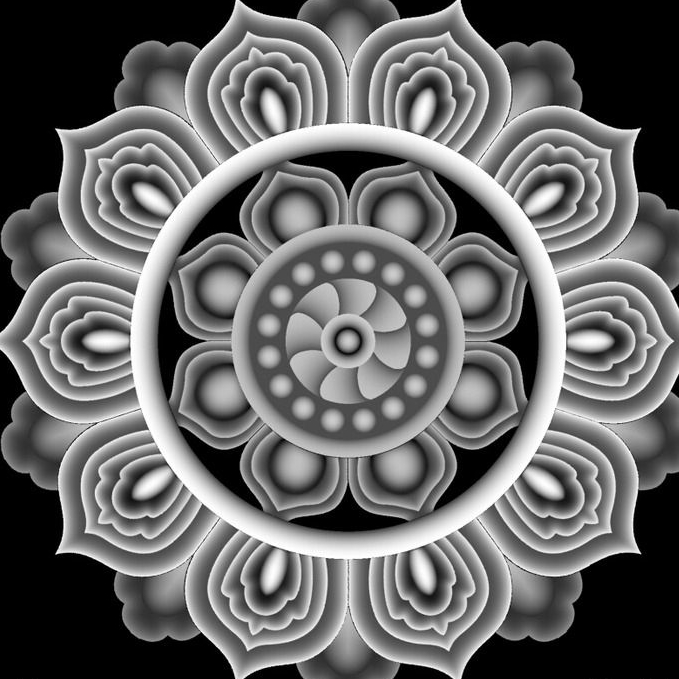
%> input picture 07-digital-image-processing/chapter1/test.jpg, 679 x 679 px
$ octave temp_comp.m   (GNU Octave 9; MATLAB toolbox functions it lacks are replaced by stand-ins)
%> lines starting %> are read from the running program, lines starting %| are printed output that depends on the picture
clear all;close all;clc;

%% 准备工作
imraw = imread('test.jpg');             % 读取图片文件
%> imraw is the input picture: size 679x679x3 uint8; min 0, max 255, mean 103
imraw = mat2gray(imraw);                % 转为灰度图
%> imraw: size 679x679x3 double
imraw = imraw(:,:,1);                   % 第三维度为1
%> imraw: size 679x679 double
figure(1);imshow(imraw);                % 展示原始图片

%% 设计模板(average)
num = [1,2,5,10,20,50];
figure;
for i = 1:length(num)
    r = num(i);                                % 模板大小
    template = fspecial('average',[2*r+1,2*r+1]);       % 生成平均平滑模板
 	img1 = imfilter(imraw,template,'replicate');          % 运算时的边界处理
    subplot(3,4,2*i-1);imshow(img1);
    subplot(3,4,2*i);imshow(imraw-img1);
end
%> this loop made 6 passes
%> pass 1, `imshow(imraw-img1)`:
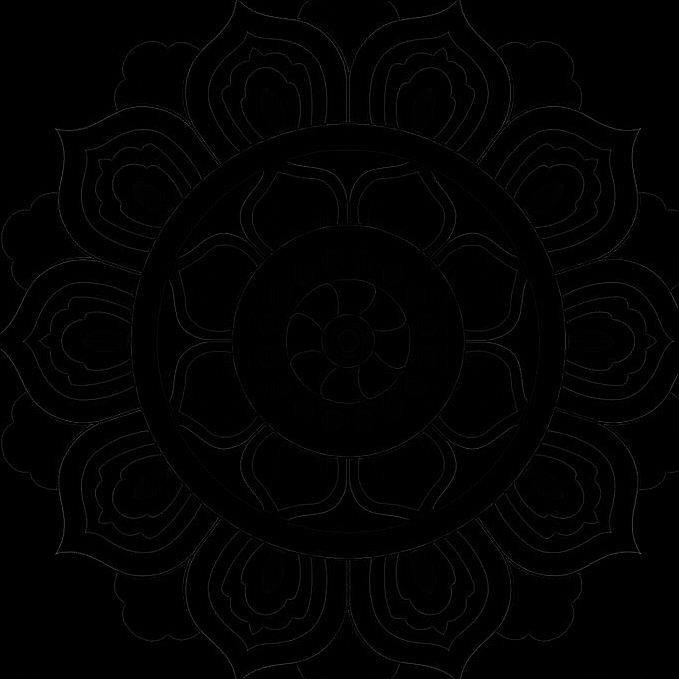
%> displayed picture: size 679x679, on the screen's scale of 0 to 255; min 0, max 105, mean 2
%> pass 2, `img1 = imfilter(imraw,template,'replicate');`:
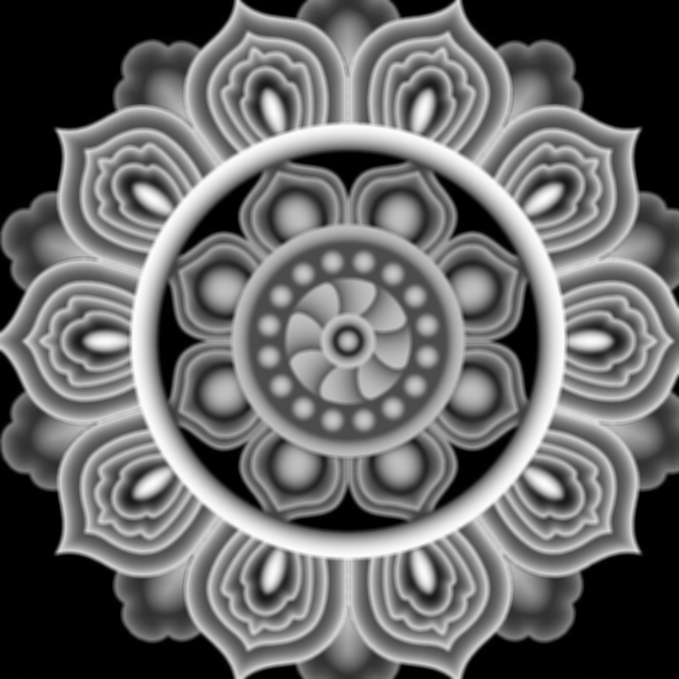
%> img1: size 679x679 double; min 0, max 0.99, mean 0.404
%> after the loop:
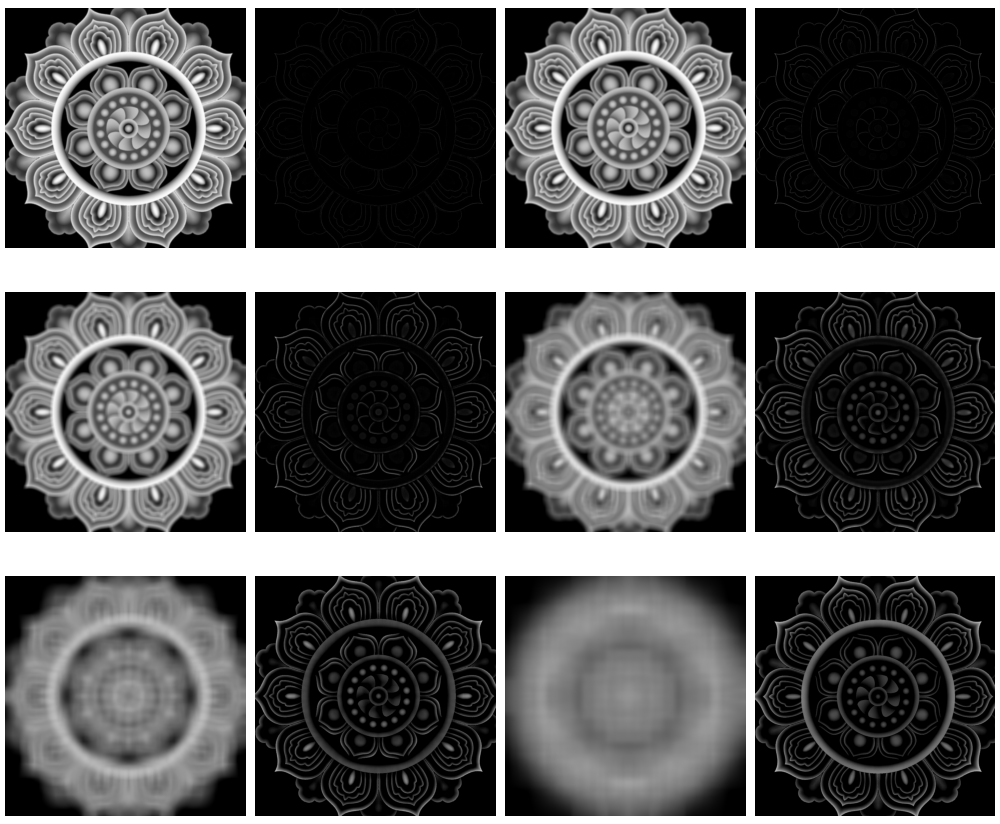
%> figure redrawn from the program's plot data, 12 panels
figure;
for i = 1:length(num)
    r = num(i);                                % 模板大小
    template = fspecial('average',[2*r+1,2*r+1]);       % 生成平均平滑模板
 	img1 = imfilter(imraw,template,'symmetric');          % 运算时的边界处理
    subplot(3,4,2*i-1);imshow(img1);
    subplot(3,4,2*i);imshow(imraw-img1);
end
%> this loop made 6 passes
%> pass 3, `img1 = imfilter(imraw,template,'symmetric');`:
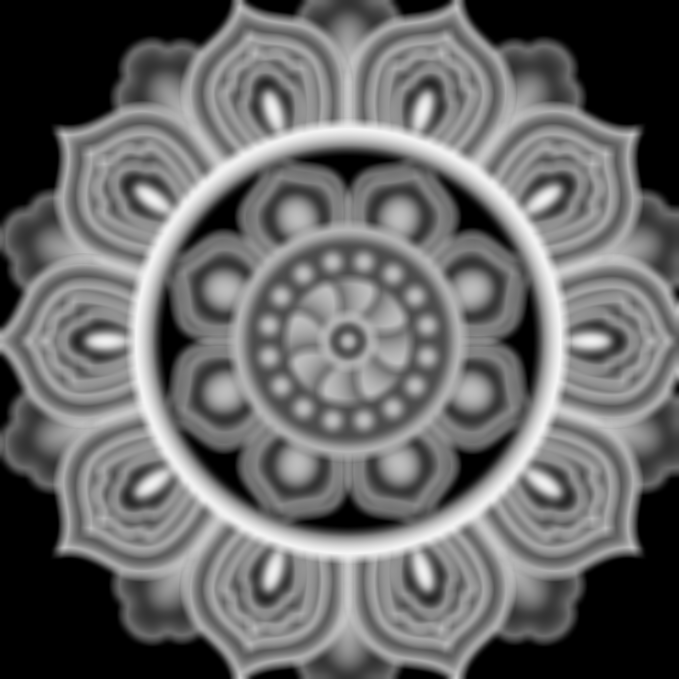
%> img1: size 679x679 double; min 0, max 0.96, mean 0.404
figure;
for i = 1:length(num)
    r = num(i);                                % 模板大小
    template = fspecial('average',[2*r+1,2*r+1]);       % 生成平均平滑模板
 	img1 = imfilter(imraw,template,'circular');          % 运算时的边界处理
    subplot(3,4,2*i-1);imshow(img1);
    subplot(3,4,2*i);imshow(imraw-img1);
end

%%
num = [1,2,5,10,20,50];
figure;
for i = 1:length(num)
    r = num(i);                                % 模板大小
    template = fspecial('gaussian',[2*r+1,2*r+1],0.8);       % 生成平均平滑模板
 	img1 = imfilter(imraw,template,'replicate');          % 运算时的边界处理
    subplot(3,4,2*i-1);imshow(img1);
    subplot(3,4,2*i);imshow(imraw-img1);
end
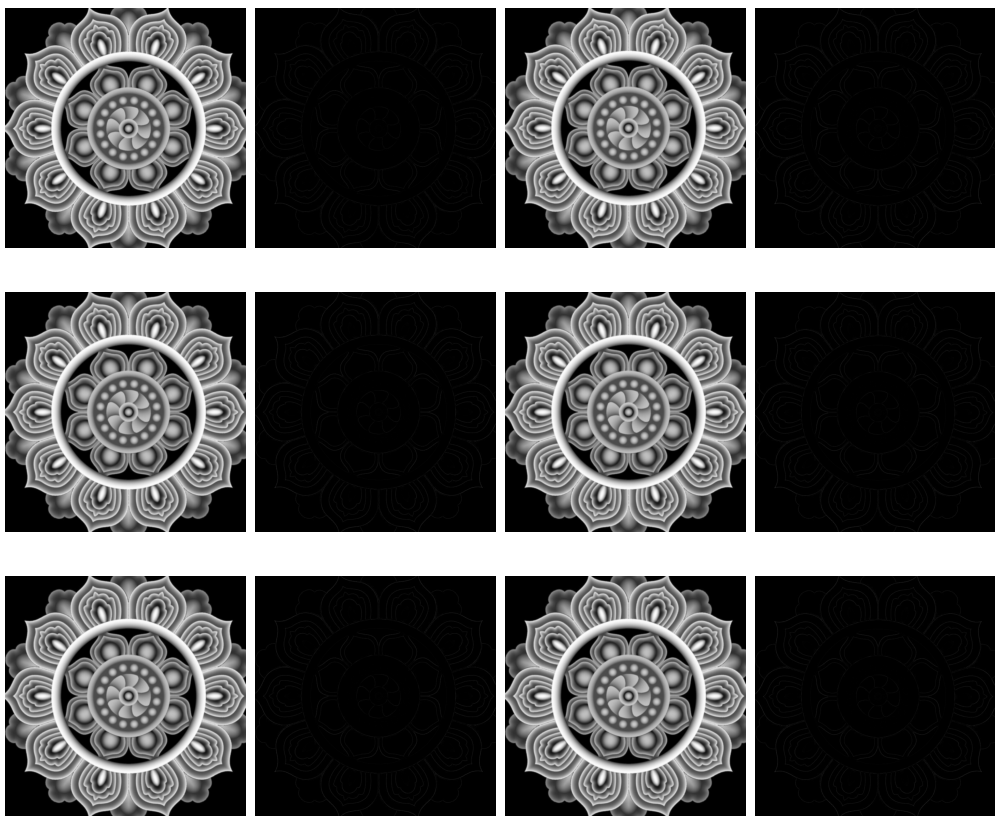
%> figure redrawn from the program's plot data, 12 panels
figure;
for i = 1:length(num)
    r = num(i);                                % 模板大小
    template = fspecial('gaussian',[2*r+1,2*r+1],0.8);       % 生成平均平滑模板
 	img1 = imfilter(imraw,template,'symmetric');          % 运算时的边界处理
    subplot(3,4,2*i-1);imshow(img1);
    subplot(3,4,2*i);imshow(imraw-img1);
end
figure;
for i = 1:length(num)
    r = num(i);                                % 模板大小
    template = fspecial('gaussian',[2*r+1,2*r+1],0.8);       % 生成平均平滑模板
 	img1 = imfilter(imraw,template,'circular');          % 运算时的边界处理
    subplot(3,4,2*i-1);imshow(img1);
    subplot(3,4,2*i);imshow(imraw-img1);
end
